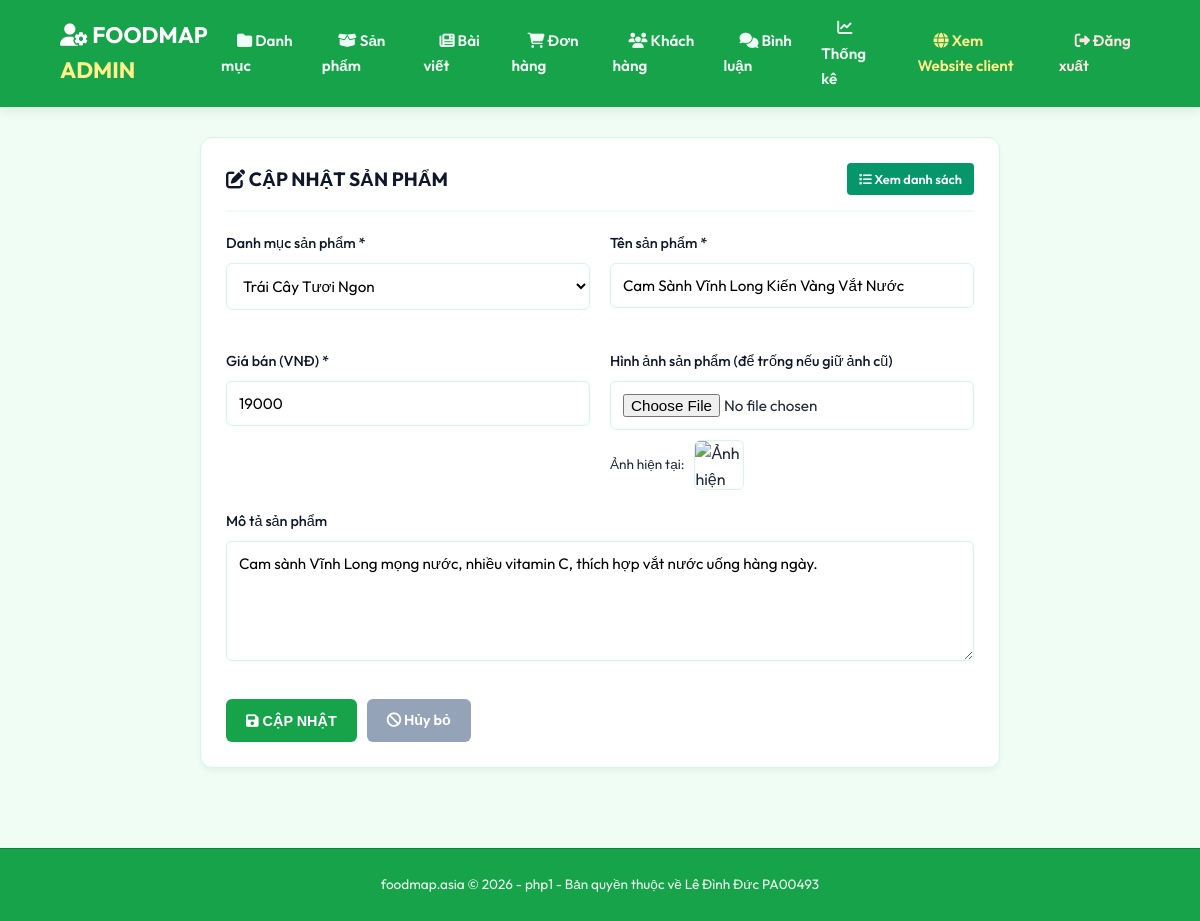
/admin/index.php?act=suasp&id=2 (signed in), run on the app's committed database.
### tables this page shows
CREATE TABLE IF NOT EXISTS `sanpham` (
  `id` int(11) NOT NULL AUTO_INCREMENT,
  `name` varchar(255) NOT NULL,
  `price` double(10,2) NOT NULL DEFAULT 0.00,
  `img` varchar(255) DEFAULT NULL,
  `mota` text DEFAULT NULL,
  `luotxem` int(11) NOT NULL DEFAULT 0,
  `id_danhmuc` int(11) NOT NULL,
  PRIMARY KEY (`id`),
  FOREIGN KEY (`id_danhmuc`) REFERENCES `danhmuc` (`id`) ON DELETE CASCADE
);

### controllers/sanpham.php (called while the page is built, shortened)
<?php
class sanpham {
    public function adminEdit() {
        if (isset($_GET['id']) && $_GET['id'] > 0) {
            $sp = loadone_sanpham((int)$_GET['id']);
        }
        $listdanhmuc = loadall_danhmuc();
        include "sanpham/update.php";
    }
}
?>

### models/pdo.php (called while the page is built, shortened)
<?php
function pdo_get_connection(){
    $dburl = "mysql:host=localhost;dbname=duanmau;charset=utf8";
    $username = 'root';
    $password = '';
    try {
        $conn = new PDO($dburl, $username, $password);
        $conn->setAttribute(PDO::ATTR_ERRMODE, PDO::ERRMODE_EXCEPTION);
        return $conn;
    } catch (PDOException $e) {
        die("Kết nối CSDL thất bại: " . $e->getMessage());
    }
}
function pdo_query($sql){
    $sql_args = array_slice(func_get_args(), 1);
    try{
        $conn = pdo_get_connection();
        $stmt = $conn->prepare($sql);
        $stmt->execute($sql_args);
        $rows = $stmt->fetchAll(PDO::FETCH_ASSOC);
        return $rows;
    }
    catch(PDOException $e){
        throw $e;
    }
    finally{
        unset($conn);
    }
}
function pdo_query_one($sql){
    $sql_args = array_slice(func_get_args(), 1);
    try{
        $conn = pdo_get_connection();
        $stmt = $conn->prepare($sql);
        $stmt->execute($sql_args);
        $row = $stmt->fetch(PDO::FETCH_ASSOC);
        return $row;
    }
    catch(PDOException $e){
        throw $e;
    }
    finally{
        unset($conn);
    }
}
?>

### models/danhmuc.php (called while the page is built, shortened)
<?php
function loadall_danhmuc($kyw = ""){
    $sql = "SELECT * FROM danhmuc WHERE 1";
    $sql .= " ORDER BY id DESC";
    $listdanhmuc = pdo_query($sql);
    return $listdanhmuc;
}
?>

### models/sanpham.php (called while the page is built, shortened)
<?php
function loadone_sanpham($id){
    $sql = "SELECT sp.*, dm.name as name_danhmuc FROM sanpham sp
            LEFT JOIN danhmuc dm ON sp.id_danhmuc = dm.id
            WHERE sp.id = ?";
    $sp = pdo_query_one($sql, $id);
    return $sp;
}
function get_product_image($img_name) {
    if (array_key_exists($img_name, $fallbacks)) {
        return $fallbacks[$img_name];
    }
    return 'https://images.unsplash.com/photo-1610348725531-843dff163e2c?q=80&w=500';
}
?>

### admin/sanpham/update.php (the view, shortened to what this page needs)
<?php
if (isset($sp) && is_array($sp)) {
    extract($sp);
    $hinh_path = get_product_image($img);
} else {
    echo "<div class='admin-container'><p class='admin-alert admin-alert-danger'>Sản phẩm không tồn tại.</p></div>";
    return;
}
?>
<div class="admin-container">
    <div class="admin-card" style="max-width: 800px; margin: 0 auto;">
        <div class="card-header">
            <h2 class="card-title"><i class="fa-solid fa-pen-to-square"></i> CẬP NHẬT SẢN PHẨM</h2>
            <a href="index.php?act=listsanpham" class="btn btn-info btn-sm"><i class="fa-solid fa-list"></i> Xem danh sách</a>
        </div>
        <form action="index.php?act=updatesp" method="POST" enctype="multipart/form-data">
            <div style="display: grid; grid-template-columns: 1fr 1fr; gap: 20px;">
                <div class="admin-form-group">
                    <label for="iddm">Danh mục sản phẩm *</label>
                    <select name="iddm" id="iddm" class="admin-form-control" required>
                        <?php
                        if (isset($listdanhmuc) && is_array($listdanhmuc)) {
                            foreach ($listdanhmuc as $dm) {
                                $selected = ($dm['id'] == $id_danhmuc) ? 'selected' : '';
                                echo '<option value="' . $dm['id'] . '" ' . $selected . '>' . htmlspecialchars($dm['name']) . '</option>';
                            }
                        }
                        ?>
                    </select>
                </div>
                <div class="admin-form-group">
                    <label for="tensp">Tên sản phẩm *</label>
                    <input type="text" name="tensp" id="tensp" class="admin-form-control" value="<?= htmlspecialchars($name) ?>" required>
                </div>
                <div class="admin-form-group">
                    <label for="giasp">Giá bán (VNĐ) *</label>
                    <input type="number" name="giasp" id="giasp" class="admin-form-control" value="<?= htmlspecialchars($price) ?>" required min="0">
                </div>
                <div class="admin-form-group">
                    <label for="hinh">Hình ảnh sản phẩm (để trống nếu giữ ảnh cũ)</label>
                    <input type="file" name="hinh" id="hinh" class="admin-form-control" accept="image/*">
                    <div style="margin-top: 10px; display: flex; align-items: center; gap: 10px;">
                        <span style="font-size: 0.85rem; color: var(--text-muted);">Ảnh hiện tại:</span>
                        <img src="<?= $hinh_path ?>" alt="Ảnh hiện tại" style="width: 50px; height: 50px; object-fit: cover; border-radius: 6px; border: 1px solid var(--border-color);">
                    </div>
                </div>
            </div>
            <div class="admin-form-group">
                <label for="mota">Mô tả sản phẩm</label>
                <textarea name="mota" id="mota" class="admin-form-control"><?= htmlspecialchars($mota) ?></textarea>
            </div>
            <div style="display: flex; gap: 10px; margin-top: 30px;">
                <button type="submit" name="capnhat" class="btn btn-primary"><i class="fa-solid fa-floppy-disk"></i> CẬP NHẬT</button>
                <a href="index.php?act=listsanpham" class="btn btn-danger" style="background-color: #94a3b8;"><i class="fa-solid fa-ban"></i> Hủy bỏ</a>
            </div>
        </form>
    </div>
</div>

### css/admin.css (style rules this page uses)
:root { --primary-color: #16a34a; --primary-hover: #15803d; --dark-color: #0f172a; --light-color: #f0fdf4; --text-color: #1e293b; --border-color: #d1fae5; --success-color: #22c55e; --info-color: #059669; --danger-color: #ef4444; --warning-color: #eab308; }
* { margin: 0; padding: 0; box-sizing: border-box; }
body { font-family: 'Outfit', sans-serif; background-color: var(--light-color); color: var(--text-color); line-height: 1.6; }
a { color: inherit; text-decoration: none; }
.admin-container { padding: 30px 5%; }
.admin-card { background-color: white; border-radius: 12px; padding: 25px; box-shadow: 0 4px 6px -1px rgba(0,0,0,0.05); border: 1px solid var(--border-color); margin-bottom: 30px; }
.card-header { display: flex; justify-content: space-between; align-items: center; margin-bottom: 20px; border-bottom: 2px solid var(--light-color); padding-bottom: 15px; }
.card-title { font-size: 1.2rem; font-weight: 700; color: var(--dark-color); }
.btn { display: inline-block; padding: 10px 20px; border-radius: 6px; font-weight: 600; font-size: 0.9rem; border: none; cursor: pointer; transition: all 0.2s; text-align: center; }
.btn-primary { background-color: var(--primary-color); color: white; }
.btn-info { background-color: var(--info-color); color: white; }
.btn-danger { background-color: var(--danger-color); color: white; }
.btn-sm { padding: 6px 12px; font-size: 0.8rem; border-radius: 4px; }
.admin-form-group { margin-bottom: 20px; }
.admin-form-group label { display: block; font-weight: 500; margin-bottom: 8px; font-size: 0.9rem; color: var(--dark-color); }
.admin-form-control { width: 100%; padding: 12px; border: 1px solid var(--border-color); border-radius: 6px; font-family: inherit; font-size: 0.95rem; outline: none; transition: border 0.2s; }
select.admin-form-control { background-color: white; }
textarea.admin-form-control { resize: vertical; min-height: 120px; }

### data on the page
sanpham: tensp "Cam Sành Vĩnh Long Kiến Vàng Vắt Nước", giasp "19000", mota "Cam sành Vĩnh Long mọng nước, nhiều vitamin C, thích hợp vắt nước uống hàng ngày."

### other printed values
form field iddm "Trái Cây Tươi Ngon"
